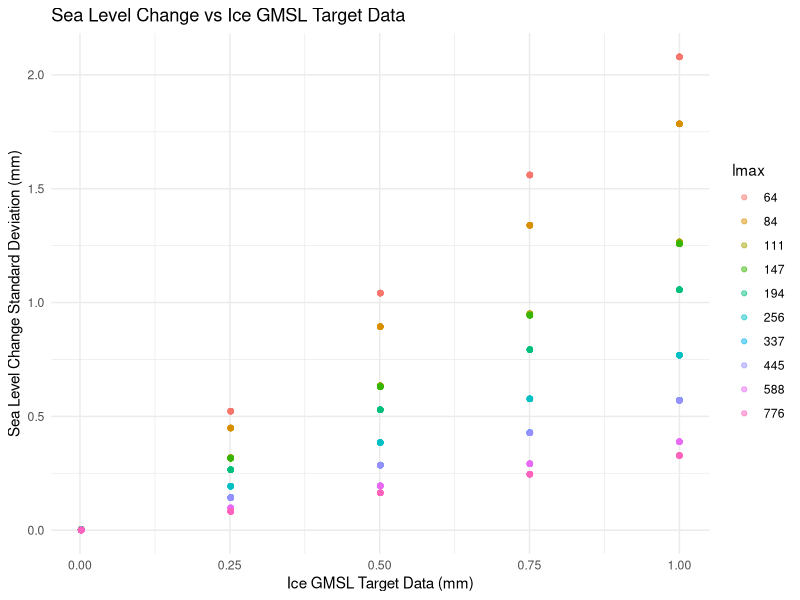
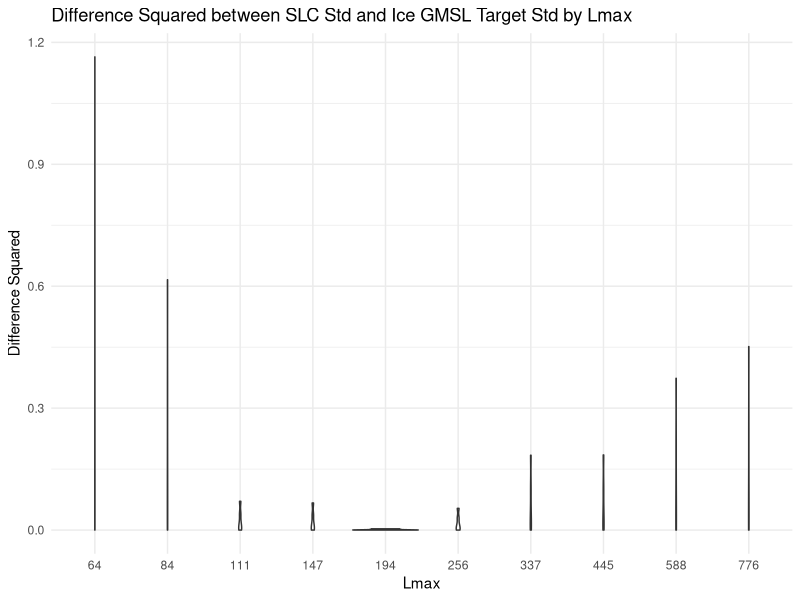

These figures' R source, in order:
library(ggplot2)
library(dplyr)

# Load the dataset
data <- read.csv("work/6-lmax_issues/outputs/explore_lmax/large_dataset.csv")

# colour by lmax in discrete steps of lmax
data <- data %>%
    mutate(lmax = factor(lmax)) %>%
    mutate(slc_std = slc_std * 1000)
p1 <- ggplot(data, aes(x = ice_gmsl_target_std, y = slc_std, color = lmax)) +
    geom_point(alpha = 0.5) +
    labs(
        title = "Sea Level Change vs Ice GMSL Target Data",
        x = "Ice GMSL Target Data (mm)",
        y = "Sea Level Change Standard Deviation (mm)"
    ) +
    theme_minimal()

print(p1)


# plot the difference between slc_std and ice_gmsl_target_std squared, coloured by lmax as violin plot
data <- data %>%
    mutate(diff_squared = (slc_std - ice_gmsl_target_std)^2)
p2 <- ggplot(data, aes(x = lmax, y = diff_squared)) +
    geom_violin() +
    labs(
        title = "Difference Squared between SLC Std and Ice GMSL Target Std by Lmax",
        x = "Lmax",
        y = "Difference Squared"
    ) +
    theme_minimal()

print(p2)
